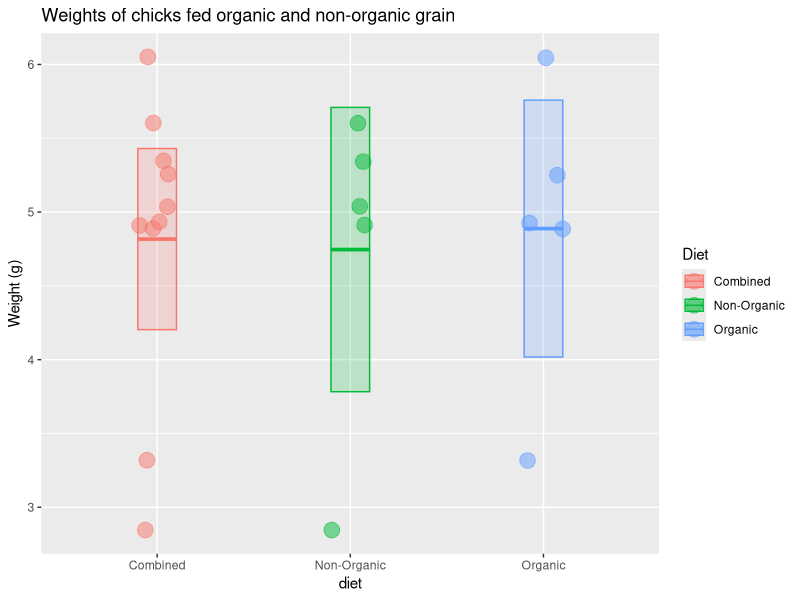

Recreate this plot in R.
## ---- chunk 1
c(k <- c(6.05, 4.89, 3.32, 4.93, 5.25, 5.04, 4.91, 2.84, 5.60, 5.34))
## ---- chunk 2
length(k)  # sample size
median(k)  # median value
mean(k)    # mean value
sd(k)      # standard deviation
n <- length(k) # sample size
n
## ---- chunk 3
sem <- sd(k) / sqrt(n) # standard error of the mean
sem
## ---- chunk 4
mean(k) + 1.96 * sem                             # upper limit
mean(k) - 1.96 * sem                             # lower limit
c(mean(k) + 1.96 * sem, mean(k) - 1.96 * sem)    # both limits combined
## ---- chunk 5

library(tidyverse)

# check to make sure you did the part above correctly
# if not, generate some fake k data
if (!exists("k") | !is.numeric(k) | !length(k) == 10) k <- rep(1, 10)

# put the chick data into a data frame
chick_data <-
  tibble::tibble(
    diet = rep(c("Combined", "Combined", "Organic", "Non-Organic"), each = 5),
    weight = c(k, k)
  )

# summarize the chick weights by diet
chick_summary <-
  chick_data %>% 
  group_by(diet) %>% 
  summarize(
    mean = mean(weight),
    median = median(weight),
    sd = sd(weight),
    n = n(),
    sem = sd / sqrt(n),
    upper = mean + 1.96 * sem,   # upper confidence limit
    lower = mean - 1.96 * sem,   # lower confidence limit
    .groups = "drop"
  )

# plot chick weights
ggplot(chick_data, aes(x = diet, y = weight, color = diet, fill = diet)) +
  geom_jitter(size = 5, shape = 21, alpha = 0.5, width = 0.1) +
  geom_crossbar(
    mapping = aes(ymin = lower, ymax = upper, y = mean), 
    data = chick_summary,
    width = 0.2, alpha = 0.2
  ) +
  labs(
    title = "Weights of chicks fed organic and non-organic grain",
    k = "Diet",
    color = "Diet",
    fill = "Diet",
    y = "Weight (g)"
  )

